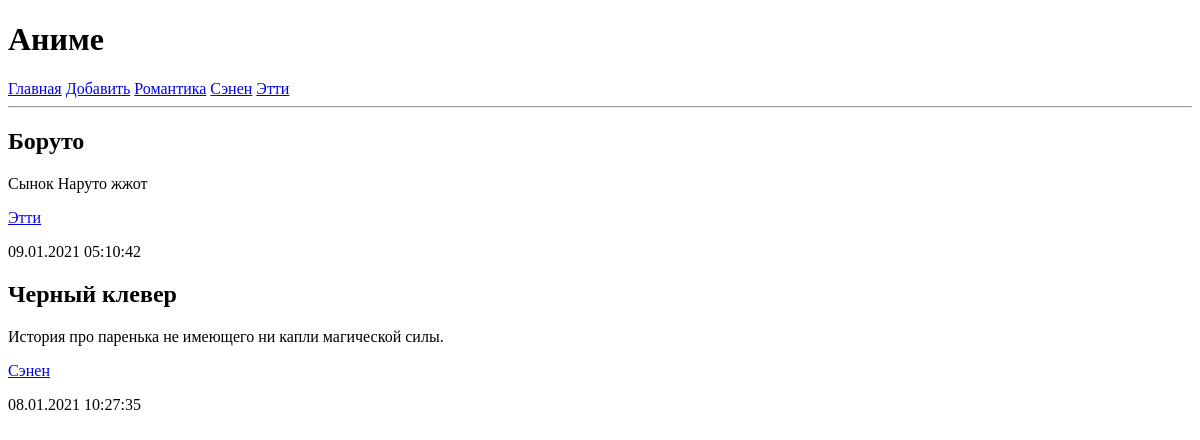
The page /mylist/ on the database as committed earlier.
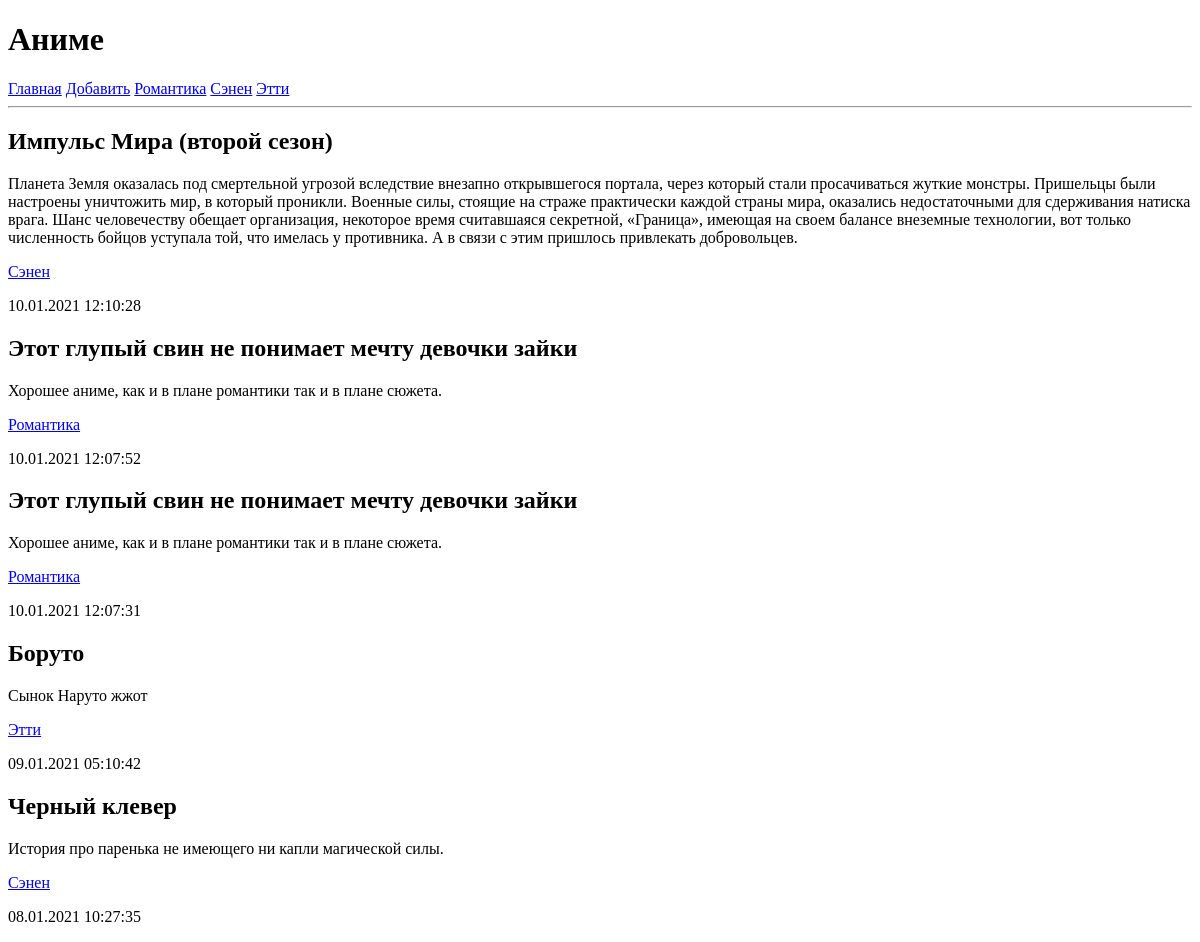
The same page on the database as committed later.
### myList/models.py (models this page shows, shortened)
class Rubric(models.Model):
    name = models.CharField(max_length=20, db_index=True, verbose_name='Название')
    class Meta:
        verbose_name_plural = 'Жанры'
        verbose_name = 'Жанр'
        ordering = ['name']

class Bb(models.Model):
    title = models.CharField(max_length=50, verbose_name='Аниме')
    content = models.TextField(null=True, blank=True, verbose_name='Описание')
    views = models.FloatField(null=True, blank=True, verbose_name='Просмотры')
    published = models.DateTimeField(auto_now_add=True, db_index=True, verbose_name='Опубликовано')
    rubric = models.ForeignKey('Rubric', null=True, on_delete=models.PROTECT, verbose_name='Жанры')
    class Meta:
        verbose_name_plural = 'Список аниме'
        verbose_name = 'Аниме'
        ordering = ['-published']

### myList/views.py (the view)
# urls.py: path('', index, name='index'),
def index(request):
    bbs = Bb.objects.all()
    rubrics = Rubric.objects.all()
    context = {'bbs': bbs, 'rubrics': rubrics}
    return render(request, 'myList/index.html', context)

### myList/templates/myList/index.html (shortened to what this page needs)
<!DOCTYPE html>
<html lang="en">
<head>
</head>
<body>
  <h1>Аниме</h1>
  <div>
    <a href="{% url 'index' %}">Главная</a>
    <a href="{% url 'add' %}">Добавить</a>
    {% for rubric in rubrics %}
      <a href="{% url 'by_rubric' rubric.pk %}">{{ rubric.name }}</a>
    {% endfor %}
  </div>
  <hr />
  {% for bb in bbs %}
  <div>
    <h2>{{ bb.title }}</h2>
    <p>{{ bb.content }}</p>
    <p><a href="/mylist/{{ bb.rubric.pk }}">{{ bb.rubric.name }}</a></p>
    <p>{{ bb.published|date:"d.m.Y H:i:s" }}</p>
  </div>
  {% endfor %}
</body>
</html>

Rows that differ between the two databases and show on the page:
added Bb: title "Импульс Мира (второй сезон)", content "Планета Земля оказалась под смертельной угрозой вследствие внезапно открывшегося портала, через который стали просачиваться жуткие монстры. Пришельцы были настроены уничтожить мир, в который проникли. Военные силы, стоящие на страже практически каждой страны мира, оказались недостаточными для сдерживания натиска врага. Шанс человечеству обещает организация, некоторое время считавшаяся секретной, «Граница», имеющая на своем балансе внеземные технологии, вот только численность бойцов уступала той, что имелась у противника. А в связи с этим пришлось привлекать добровольцев.", rubric.name "Сэнен", published "10.01.2021 12:10:28"
added Bb: title "Этот глупый свин не понимает мечту девочки зайки", content "Хорошее аниме, как и в плане романтики так и в плане сюжета.", rubric.name "Романтика", published "10.01.2021 12:07:52"
added Bb: title "Этот глупый свин не понимает мечту девочки зайки", content "Хорошее аниме, как и в плане романтики так и в плане сюжета.", rubric.name "Романтика", published "10.01.2021 12:07:31"
